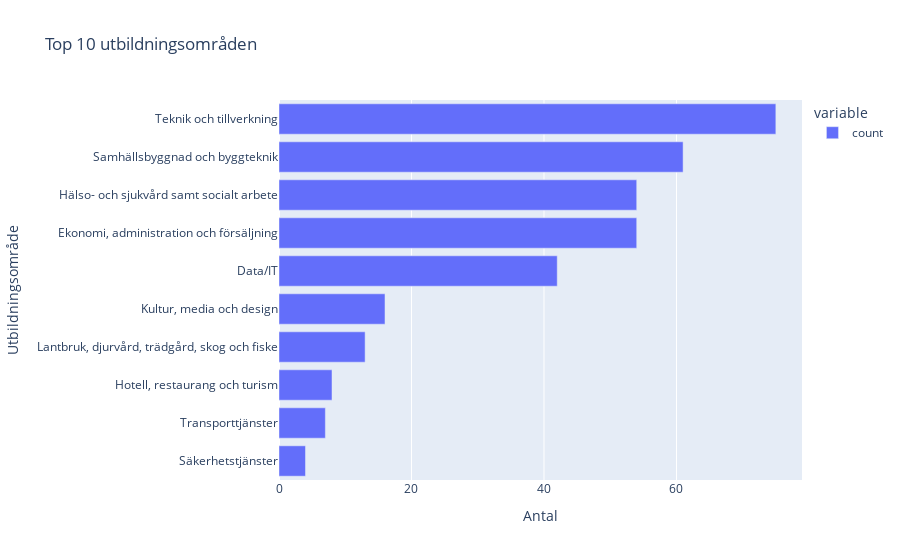

The notebook cell this image was saved under:
### Code cell
top_areas = top_10(df, 'Utbildningsområde')
print("🔟 Topp 10 utbildningsområden:\n")
print(top_areas)

plot_bar(top_areas, "Top 10 utbildningsområden", "Antal", "Utbildningsområde")

### Figure 1 — Plotly figure (JSON) as saved in the notebook; plotly's stock layout.template omitted (floating-point values rounded to 4 significant figures)
{"data": [{"hovertemplate": "variable=count<br>Antal=%{x}<br>Utbildningsområde=%{y}<extra></extra>", "legendgroup": "count", "marker": {"color": "#636efa", "pattern": {"shape": ""}}, "name": "count", "orientation": "h", "showlegend": true, "textposition": "auto", "type": "bar", "x": [4, 7, 8, 13, 16, 42, 54, 54, 61, 75], "xaxis": "x", "y": ["Säkerhetstjänster", "Transporttjänster", "Hotell, restaurang och turism", "Lantbruk, djurvård, trädgård, skog och fiske", "Kultur, media och design", "Data/IT", "Ekonomi, administration och försäljning", "Hälso- och sjukvård samt socialt arbete", "Samhällsbyggnad och byggteknik", "Teknik och tillverkning"], "yaxis": "y"}], "layout": {"barmode": "relative", "legend": {"title": {"text": "variable"}, "tracegroupgap": 0}, "title": {"text": "Top 10 utbildningsområden"}, "xaxis": {"anchor": "y", "domain": [0, 1], "title": {"text": "Antal"}}, "yaxis": {"anchor": "x", "categoryorder": "total ascending", "domain": [0, 1], "title": {"text": "Utbildningsområde"}}}}
